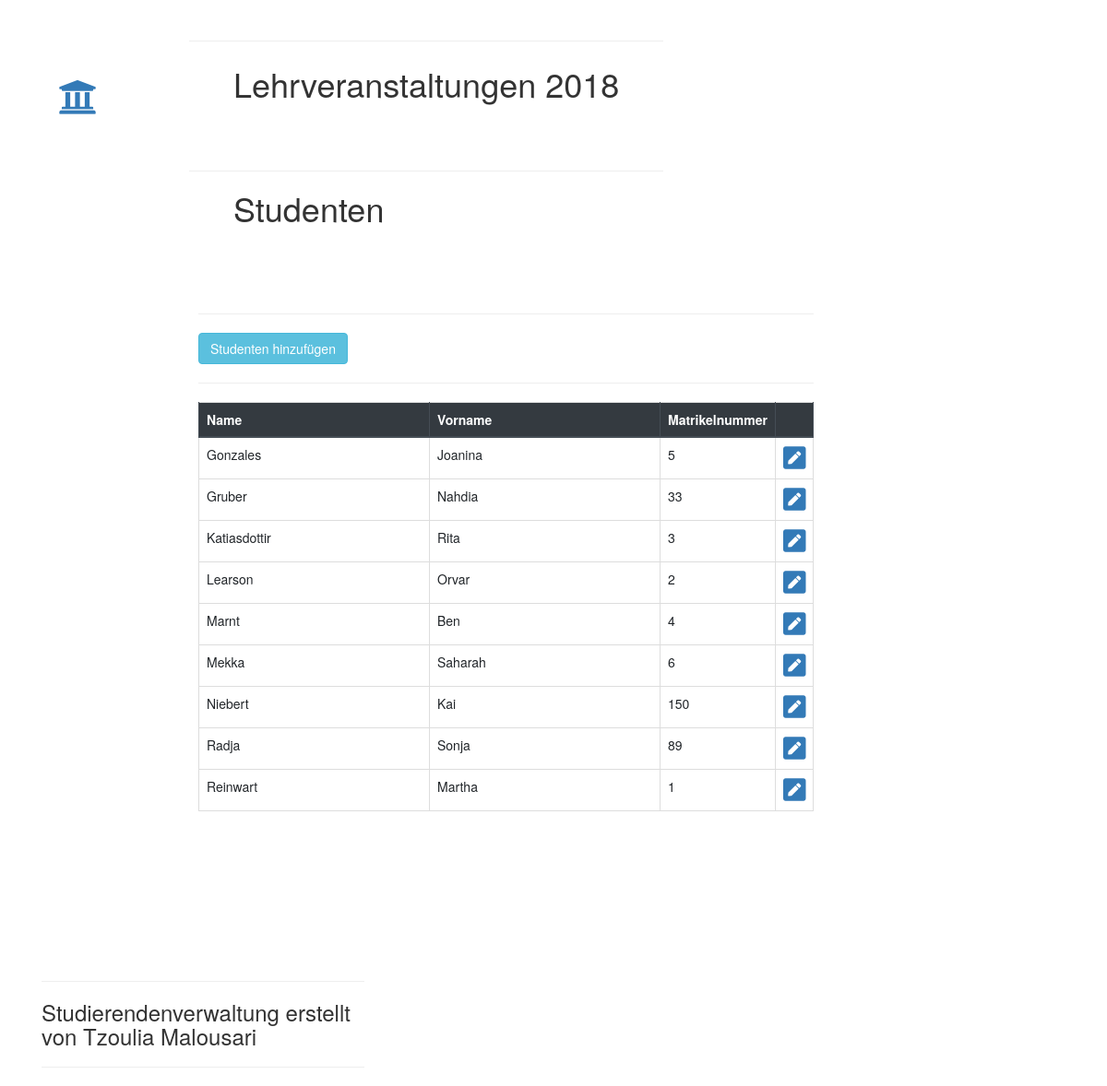
The page /belegungen/studenten/ on the database its author committed.
### belegungen/models.py (models this page shows, shortened)
class Student(models.Model):
    matrikel_nr = models.IntegerField(default=None)
    stud_name = models.CharField(max_length=150)
    stud_vorname = models.CharField(max_length=150)

### belegungen/views.py (the view)
# urls.py: path('studenten/', views.studenten_liste, name='studenten_liste'),
def studenten_liste(request):
    studi = Student.objects.order_by('stud_name')  # benötigt um die Studenten aufzulisten
    return render(request, 'belegungen/studenten_liste.html', {'page_title': 'Studenten', 'studi': studi, })

### belegungen/templates/belegungen/studenten_liste.html
{%  extends 'belegungen/base.html' %}
{% block main_content %}
<hr>
<a href="{% url "belegungen:studentAdd" %}" class="btn btn-info">
    Studenten hinzufügen
</a>
<hr>
 <table class="table table-sm table-hover table-bordered">
     <thead class="thead-dark">
     <tr>
         <th style="min-width: 250px">Name</th>
         <th style="min-width: 250px">Vorname</th>
         <th>Matrikelnummer</th>
         <th>&nbsp;</th>
     </tr>
     </thead>
     {% for s in studi%}
         <tr>
             <td>{{ s.stud_name }}</td>
             <td>{{ s.stud_vorname }}</td>
             <td>{{ s.matrikel_nr }}</td>
             <td><a href="{% url "belegungen:student_detail" s.id %}" class="fas fa-pen-square fa-2x"></a></td>
         </tr>
     {% endfor %}
 </table>
{% endblock %}

### rows shown on the page
Student: stud_name "Gonzales", stud_vorname "Joanina", matrikel_nr "5"
Student: stud_name "Gruber", stud_vorname "Nahdia", matrikel_nr "33"
Student: stud_name "Katiasdottir", stud_vorname "Rita", matrikel_nr "3"
Student: stud_name "Learson", stud_vorname "Orvar", matrikel_nr "2"
Student: stud_name "Marnt", stud_vorname "Ben", matrikel_nr "4"
Student: stud_name "Mekka", stud_vorname "Saharah", matrikel_nr "6"
Student: stud_name "Niebert", stud_vorname "Kai", matrikel_nr "150"
Student: stud_name "Radja", stud_vorname "Sonja", matrikel_nr "89"
Student: stud_name "Reinwart", stud_vorname "Martha", matrikel_nr "1"

### other values the page prints
{{ page_title }} "Studenten"
